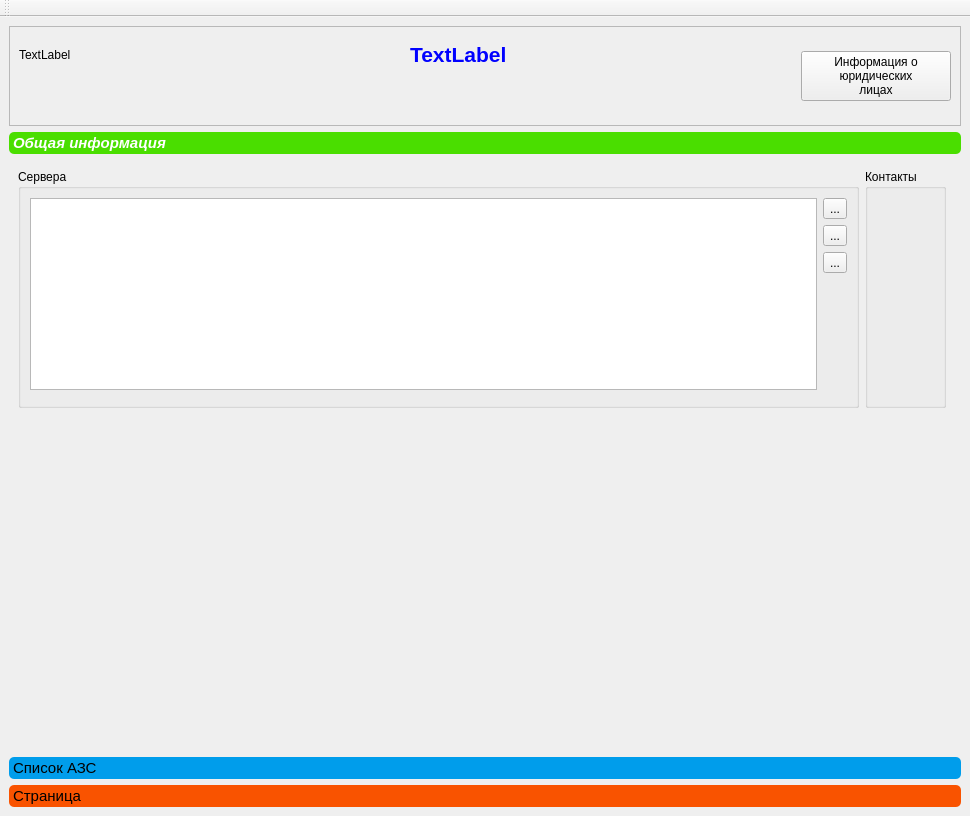
<?xml version="1.0" encoding="UTF-8"?>
<ui version="4.0">
 <class>ClientsWindow</class>
 <widget class="QMainWindow" name="ClientsWindow">
  <property name="geometry">
   <rect>
    <x>0</x>
    <y>0</y>
    <width>970</width>
    <height>816</height>
   </rect>
  </property>
  <property name="windowTitle">
   <string>MainWindow</string>
  </property>
  <widget class="QWidget" name="centralwidget">
   <layout class="QGridLayout" name="gridLayout">
    <item row="0" column="0">
     <widget class="QFrame" name="frameTitle">
      <property name="minimumSize">
       <size>
        <width>0</width>
        <height>100</height>
       </size>
      </property>
      <property name="frameShape">
       <enum>QFrame::StyledPanel</enum>
      </property>
      <property name="frameShadow">
       <enum>QFrame::Raised</enum>
      </property>
      <layout class="QGridLayout" name="gridLayout_2" columnstretch="0,0,0">
       <item row="0" column="1">
        <widget class="QLabel" name="labelName">
         <property name="font">
          <font>
           <pointsize>16</pointsize>
           <weight>75</weight>
           <bold>true</bold>
          </font>
         </property>
         <property name="styleSheet">
          <string notr="true">color: rgb(0, 0, 255);</string>
         </property>
         <property name="text">
          <string>TextLabel</string>
         </property>
        </widget>
       </item>
       <item row="0" column="2" rowspan="2">
        <widget class="QPushButton" name="pushButtonFirms">
         <property name="sizePolicy">
          <sizepolicy hsizetype="Minimum" vsizetype="Fixed">
           <horstretch>0</horstretch>
           <verstretch>0</verstretch>
          </sizepolicy>
         </property>
         <property name="maximumSize">
          <size>
           <width>150</width>
           <height>16777215</height>
          </size>
         </property>
         <property name="text">
          <string>Информация о
юридических
лицах</string>
         </property>
         <property name="icon">
          <iconset resource="../resource.qrc">
           <normaloff>:/Images/information.png</normaloff>:/Images/information.png</iconset>
         </property>
         <property name="iconSize">
          <size>
           <width>32</width>
           <height>32</height>
          </size>
         </property>
        </widget>
       </item>
       <item row="1" column="1">
        <widget class="QLabel" name="labelComments">
         <property name="text">
          <string/>
         </property>
        </widget>
       </item>
       <item row="0" column="0">
        <widget class="QLabel" name="labelLogo">
         <property name="text">
          <string>TextLabel</string>
         </property>
        </widget>
       </item>
      </layout>
     </widget>
    </item>
    <item row="1" column="0">
     <widget class="QToolBox" name="toolBox">
      <property name="styleSheet">
       <string notr="true">QToolBox::tab {
   background: #009deb;
    border-radius: 5px;
    font-size: 15px;
    color: black;
    
}

QToolBox::tab:first {
    background: #4ade00;
    border-radius: 5px;
    font-size: 15px;
    color: black;
}

QToolBox::tab:last {
    background: #f95300;
    border-radius: 5px;
    font-size: 15px;
    color: black;
}

QToolBox::tab:selected { /* italicize selected tabs */
    font: italic bold;
    font-size: 15px;
    color: white;
}</string>
      </property>
      <property name="currentIndex">
       <number>0</number>
      </property>
      <widget class="QWidget" name="pageAllInfo">
       <property name="geometry">
        <rect>
         <x>0</x>
         <y>0</y>
         <width>952</width>
         <height>588</height>
        </rect>
       </property>
       <attribute name="label">
        <string>Общая информация</string>
       </attribute>
       <layout class="QGridLayout" name="gridLayout_5">
        <item row="0" column="0" rowspan="3">
         <widget class="QGroupBox" name="groupBox">
          <property name="title">
           <string>Сервера</string>
          </property>
          <property name="flat">
           <bool>false</bool>
          </property>
          <layout class="QGridLayout" name="gridLayout_3">
           <item row="0" column="0">
            <widget class="QTableWidget" name="tableWidgetServers">
             <property name="editTriggers">
              <set>QAbstractItemView::NoEditTriggers</set>
             </property>
             <property name="alternatingRowColors">
              <bool>true</bool>
             </property>
             <property name="selectionMode">
              <enum>QAbstractItemView::SingleSelection</enum>
             </property>
             <property name="selectionBehavior">
              <enum>QAbstractItemView::SelectRows</enum>
             </property>
            </widget>
           </item>
           <item row="0" column="1">
            <layout class="QVBoxLayout" name="verticalLayout">
             <item>
              <widget class="QToolButton" name="toolButtonAddServer">
               <property name="toolTip">
                <string>Добавить сервер</string>
               </property>
               <property name="text">
                <string>...</string>
               </property>
               <property name="icon">
                <iconset resource="../resource.qrc">
                 <normaloff>:/Images/addIcon.png</normaloff>:/Images/addIcon.png</iconset>
               </property>
               <property name="iconSize">
                <size>
                 <width>32</width>
                 <height>32</height>
                </size>
               </property>
               <property name="shortcut">
                <string>Ins</string>
               </property>
               <property name="autoRaise">
                <bool>false</bool>
               </property>
               <property name="arrowType">
                <enum>Qt::NoArrow</enum>
               </property>
              </widget>
             </item>
             <item>
              <widget class="QToolButton" name="toolButtonPing">
               <property name="text">
                <string>...</string>
               </property>
               <property name="icon">
                <iconset resource="../resource.qrc">
                 <normaloff>:/Images/ping-icon.png</normaloff>:/Images/ping-icon.png</iconset>
               </property>
               <property name="iconSize">
                <size>
                 <width>32</width>
                 <height>32</height>
                </size>
               </property>
              </widget>
             </item>
             <item>
              <widget class="QToolButton" name="toolButtonRemoveServer">
               <property name="toolTip">
                <string>Подключится к серверу</string>
               </property>
               <property name="text">
                <string>...</string>
               </property>
               <property name="icon">
                <iconset resource="../resource.qrc">
                 <normaloff>:/Images/connect.png</normaloff>:/Images/connect.png</iconset>
               </property>
               <property name="iconSize">
                <size>
                 <width>32</width>
                 <height>32</height>
                </size>
               </property>
              </widget>
             </item>
             <item>
              <spacer name="verticalSpacer">
               <property name="orientation">
                <enum>Qt::Vertical</enum>
               </property>
               <property name="sizeHint" stdset="0">
                <size>
                 <width>20</width>
                 <height>40</height>
                </size>
               </property>
              </spacer>
             </item>
            </layout>
           </item>
           <item row="1" column="0" colspan="2">
            <widget class="FBServerForm" name="widgetFBServer" native="true"/>
           </item>
          </layout>
         </widget>
        </item>
        <item row="3" column="0">
         <spacer name="verticalSpacer_2">
          <property name="orientation">
           <enum>Qt::Vertical</enum>
          </property>
          <property name="sizeHint" stdset="0">
           <size>
            <width>20</width>
            <height>40</height>
           </size>
          </property>
         </spacer>
        </item>
        <item row="0" column="1" rowspan="3" colspan="2">
         <widget class="QGroupBox" name="groupBox_2">
          <property name="title">
           <string>Контакты</string>
          </property>
          <layout class="QGridLayout" name="gridLayout_4">
           <item row="0" column="0">
            <widget class="AdminsListForm" name="widgetAdmins" native="true"/>
           </item>
          </layout>
         </widget>
        </item>
        <item row="0" column="3" rowspan="3">
         <widget class="PaytypeForm" name="widgetPaytypes" native="true"/>
        </item>
       </layout>
      </widget>
      <widget class="QWidget" name="pageAZSList">
       <property name="geometry">
        <rect>
         <x>0</x>
         <y>0</y>
         <width>952</width>
         <height>588</height>
        </rect>
       </property>
       <attribute name="label">
        <string>Список АЗС</string>
       </attribute>
      </widget>
      <widget class="QWidget" name="page">
       <property name="geometry">
        <rect>
         <x>0</x>
         <y>0</y>
         <width>952</width>
         <height>588</height>
        </rect>
       </property>
       <attribute name="label">
        <string>Страница</string>
       </attribute>
      </widget>
     </widget>
    </item>
   </layout>
  </widget>
  <widget class="QToolBar" name="toolBar">
   <property name="windowTitle">
    <string>toolBar</string>
   </property>
   <attribute name="toolBarArea">
    <enum>TopToolBarArea</enum>
   </attribute>
   <attribute name="toolBarBreak">
    <bool>false</bool>
   </attribute>
  </widget>
 </widget>
 <customwidgets>
  <customwidget>
   <class>FBServerForm</class>
   <extends>QWidget</extends>
   <header location="global">Clients/fbserverform.h</header>
   <container>1</container>
  </customwidget>
  <customwidget>
   <class>AdminsListForm</class>
   <extends>QWidget</extends>
   <header location="global">Clients/adminslistform.h</header>
   <container>1</container>
  </customwidget>
  <customwidget>
   <class>PaytypeForm</class>
   <extends>QWidget</extends>
   <header location="global">Clients/paytypeform.h</header>
   <container>1</container>
  </customwidget>
 </customwidgets>
 <resources>
  <include location="../resource.qrc"/>
 </resources>
 <connections/>
</ui>
